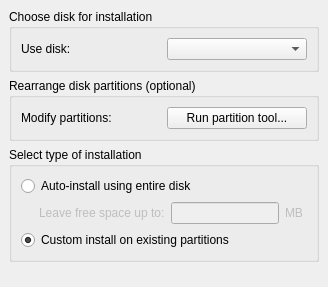
     <widget class="QWidget" name="Step_1">
      <layout class="QGridLayout">
       <property name="margin">
        <number>9</number>
       </property>
       <property name="spacing">
        <number>6</number>
       </property>
       <item row="2" column="0" rowspan="2">
        <widget class="QGroupBox" name="installationTypeBox">
         <property name="sizePolicy">
          <sizepolicy hsizetype="MinimumExpanding" vsizetype="Minimum">
           <horstretch>0</horstretch>
           <verstretch>0</verstretch>
          </sizepolicy>
         </property>
         <property name="title">
          <string>Select type of installation</string>
         </property>
         <layout class="QGridLayout">
          <property name="margin">
           <number>9</number>
          </property>
          <property name="spacing">
           <number>6</number>
          </property>
          <item row="1" column="0">
           <spacer>
            <property name="orientation">
             <enum>Qt::Horizontal</enum>
            </property>
            <property name="sizeType">
             <enum>QSizePolicy::Fixed</enum>
            </property>
            <property name="sizeHint" stdset="0">
             <size>
              <width>12</width>
              <height>20</height>
             </size>
            </property>
           </spacer>
          </item>
          <item row="1" column="2">
           <widget class="QLineEdit" name="freeSpaceEdit">
            <property name="enabled">
             <bool>false</bool>
            </property>
            <property name="sizePolicy">
             <sizepolicy hsizetype="MinimumExpanding" vsizetype="Minimum">
              <horstretch>0</horstretch>
              <verstretch>0</verstretch>
             </sizepolicy>
            </property>
            <property name="alignment">
             <set>Qt::AlignRight</set>
            </property>
           </widget>
          </item>
          <item row="1" column="3">
           <widget class="QLabel" name="freeLabel">
            <property name="enabled">
             <bool>false</bool>
            </property>
            <property name="sizePolicy">
             <sizepolicy hsizetype="Minimum" vsizetype="Minimum">
              <horstretch>0</horstretch>
              <verstretch>0</verstretch>
             </sizepolicy>
            </property>
            <property name="text">
             <string>MB </string>
            </property>
            <property name="wordWrap">
             <bool>false</bool>
            </property>
           </widget>
          </item>
          <item row="0" column="0" colspan="3">
           <widget class="QRadioButton" name="entireDiskButton">
            <property name="sizePolicy">
             <sizepolicy hsizetype="MinimumExpanding" vsizetype="Minimum">
              <horstretch>0</horstretch>
              <verstretch>0</verstretch>
             </sizepolicy>
            </property>
            <property name="text">
             <string>Auto-install using entire disk </string>
            </property>
            <property name="checked">
             <bool>false</bool>
            </property>
           </widget>
          </item>
          <item row="1" column="1">
           <widget class="QLabel" name="leaveLabel">
            <property name="enabled">
             <bool>false</bool>
            </property>
            <property name="sizePolicy">
             <sizepolicy hsizetype="MinimumExpanding" vsizetype="Minimum">
              <horstretch>0</horstretch>
              <verstretch>0</verstretch>
             </sizepolicy>
            </property>
            <property name="text">
             <string>Leave free space up to:</string>
            </property>
            <property name="wordWrap">
             <bool>false</bool>
            </property>
           </widget>
          </item>
          <item row="2" column="0" colspan="3">
           <widget class="QRadioButton" name="existing_partitionsButton">
            <property name="sizePolicy">
             <sizepolicy hsizetype="MinimumExpanding" vsizetype="Minimum">
              <horstretch>0</horstretch>
              <verstretch>0</verstretch>
             </sizepolicy>
            </property>
            <property name="text">
             <string>Custom install on existing partitions</string>
            </property>
            <property name="checked">
             <bool>true</bool>
            </property>
           </widget>
          </item>
         </layout>
        </widget>
       </item>
       <item row="0" column="0">
        <widget class="QGroupBox" name="diskBox">
         <property name="sizePolicy">
          <sizepolicy hsizetype="MinimumExpanding" vsizetype="Minimum">
           <horstretch>0</horstretch>
           <verstretch>0</verstretch>
          </sizepolicy>
         </property>
         <property name="title">
          <string>Choose disk for installation</string>
         </property>
         <layout class="QGridLayout">
          <property name="margin">
           <number>9</number>
          </property>
          <property name="spacing">
           <number>6</number>
          </property>
          <item row="0" column="1">
           <widget class="QComboBox" name="diskCombo">
            <property name="sizePolicy">
             <sizepolicy hsizetype="MinimumExpanding" vsizetype="Minimum">
              <horstretch>0</horstretch>
              <verstretch>0</verstretch>
             </sizepolicy>
            </property>
           </widget>
          </item>
          <item row="0" column="0">
           <widget class="QLabel" name="useDiskLabel">
            <property name="sizePolicy">
             <sizepolicy hsizetype="MinimumExpanding" vsizetype="Minimum">
              <horstretch>0</horstretch>
              <verstretch>0</verstretch>
             </sizepolicy>
            </property>
            <property name="font">
             <font/>
            </property>
            <property name="text">
             <string>Use disk:</string>
            </property>
            <property name="wordWrap">
             <bool>false</bool>
            </property>
           </widget>
          </item>
         </layout>
        </widget>
       </item>
       <item row="1" column="0">
        <widget class="QGroupBox" name="rearrangediskBox">
         <property name="sizePolicy">
          <sizepolicy hsizetype="MinimumExpanding" vsizetype="Minimum">
           <horstretch>0</horstretch>
           <verstretch>0</verstretch>
          </sizepolicy>
         </property>
         <property name="title">
          <string>Rearrange disk partitions (optional)</string>
         </property>
         <layout class="QGridLayout">
          <property name="margin">
           <number>9</number>
          </property>
          <property name="spacing">
           <number>6</number>
          </property>
          <item row="0" column="1">
           <widget class="QPushButton" name="qtpartedButton">
            <property name="sizePolicy">
             <sizepolicy hsizetype="MinimumExpanding" vsizetype="Minimum">
              <horstretch>0</horstretch>
              <verstretch>0</verstretch>
             </sizepolicy>
            </property>
            <property name="text">
             <string>Run partition tool...</string>
            </property>
           </widget>
          </item>
          <item row="0" column="0">
           <widget class="QLabel" name="repartitionLabel">
            <property name="sizePolicy">
             <sizepolicy hsizetype="MinimumExpanding" vsizetype="Minimum">
              <horstretch>0</horstretch>
              <verstretch>0</verstretch>
             </sizepolicy>
            </property>
            <property name="text">
             <string>Modify partitions:</string>
            </property>
            <property name="wordWrap">
             <bool>false</bool>
            </property>
           </widget>
          </item>
         </layout>
        </widget>
       </item>
       <item row="4" column="0">
        <spacer>
         <property name="orientation">
          <enum>Qt::Vertical</enum>
         </property>
         <property name="sizeHint" stdset="0">
          <size>
           <width>20</width>
           <height>16</height>
          </size>
         </property>
        </spacer>
       </item>
      </layout>
     </widget>
